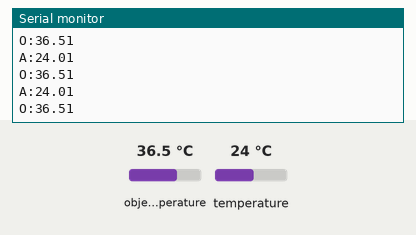
Recording of a sketch running on a simulated Arduino Uno, built with avr-gcc and run on an emulated ATmega328P. Shown: the last lines printed to the serial monitor. Inputs (shaded band) come from the test bench; at power-on: object temperature 36.5 °C, temperature 24 °C.

Above: at 1.3 s.
1.4 s: object temperature set to 20 °C
At 1.7 s:
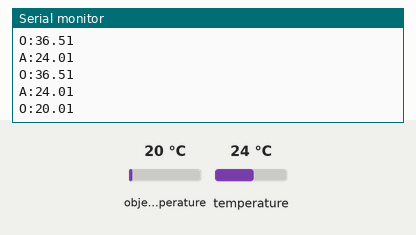
2.9 s: temperature set to 12 °C
At 2.96 s:
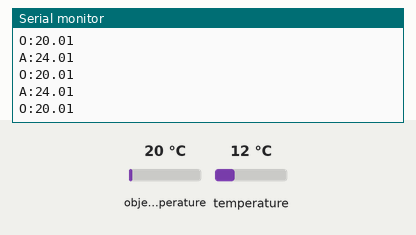
4.4 s: object temperature set to 26 °C
At 4.47 s:
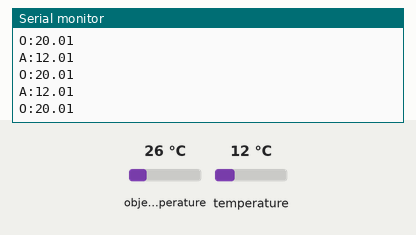
Timing chart, 0 to 7.4 s (numbered marks = the images above; inputs shaded):
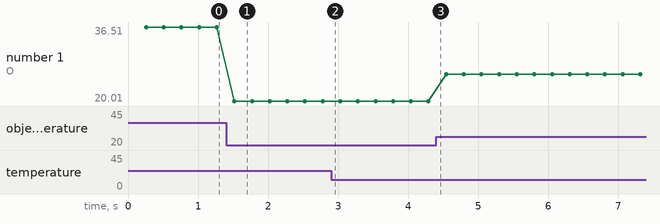

The sketch:

mlx2pc.ino
```cpp
/*****************************************************************************************
 * A sketch for Arduino_uno_rev.3 to communicate with Melexis mlx_90614 temperature sensor
 * by means of Adafruit_MLX90614 library on I2C interface.
 ****************************************************************************************/
#include <Wire.h>
#include <Adafruit_MLX90614.h>

#define READ_MEASUREMENTS_PERIOD 250

Adafruit_MLX90614 mlx = Adafruit_MLX90614();
unsigned long timeCounter = 0;
unsigned int timeLast = 0;

void setup() {
  Serial.begin(9600);
  mlx.begin();
}

void loop() {

  timeLast = millis() - timeCounter;

  if(timeLast >= READ_MEASUREMENTS_PERIOD) {
    Serial.print("\nA:");
    Serial.print(mlx.readAmbientTempC());
    Serial.print("\nO:");
    Serial.print(mlx.readObjectTempC());
    timeCounter = millis();
  } else if(timeLast < 0) {
    timeCounter = millis();
  }

}
```

Measured:
- after the input at 1.4 s, the serial monitor: prints a new line after 0.12 s (image 1)
- plotted number 1: 36.51 → 20.01 after the input at 1.4 s, 20.01 → 26.01 after the input at 4.4 s
